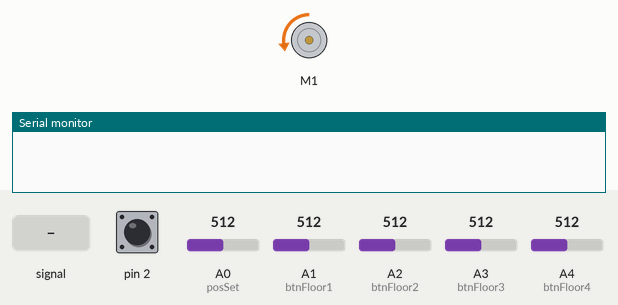
Simulated run of this sketch. Board: Arduino Uno, built with avr-gcc and run on an emulated ATmega328P. On the bench: DC motor (green arrow = forward, orange = backward, longer = faster), the last lines printed to the serial monitor. The test bench sets the inputs (shaded band); at power-on: A1 (btnFloor1) = 512, A2 (btnFloor2) = 512, pin 2 HIGH, A0 (posSet) = 512, A3 (btnFloor3) = 512, A4 (btnFloor4) = 512.

Above: at 1.3 s.
1.4 s: A0 (posSet) fed a 200 Hz sine of ±81 counts around its level
At 2.1 s:
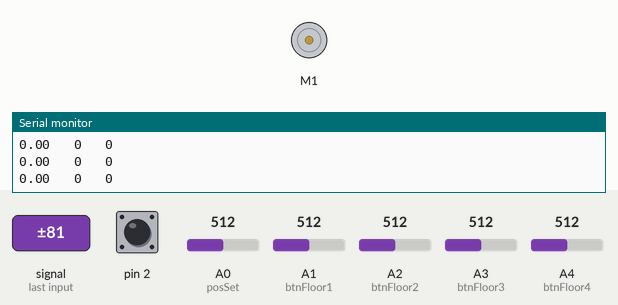
2.9 s: A1 (btnFloor1) set to 310
4.4 s: A1 (btnFloor1) set to 286
At 5.1 s:
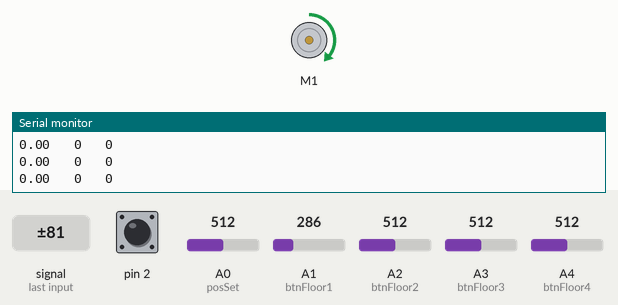
8.9 s: A2 (btnFloor2) set to 50
At 9.7 s:
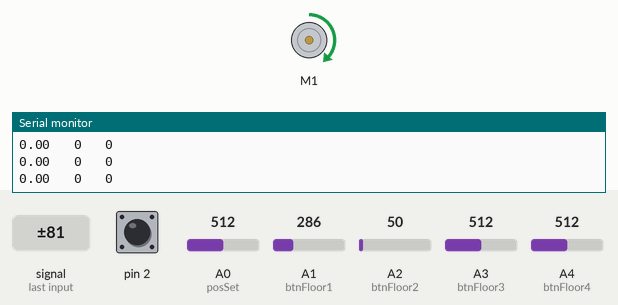
Timing chart, 0 to 11.4 s (numbered marks = the images above; inputs shaded):
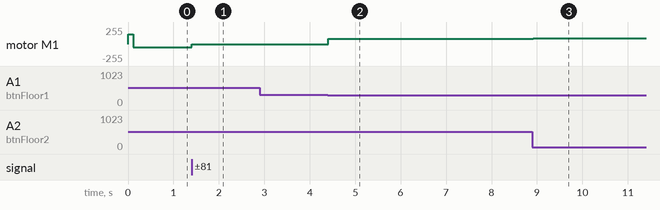

The sketch:

Elevator.ino
```cpp
/*
  Elevator Simulation with Motor Control and Encoder Feedback

  Wiring and Components:
  -----------------------
  Encoder:
    - Phase A connected to digital pin D2
    - Phase B connected to digital pin D9

  Floor Selection Buttons (active LOW; use INPUT_PULLUP):
    - Button for Floor 1 connected to analog pin A1
    - Button for Floor 2 connected to analog pin A2
    - Button for Floor 3 connected to analog pin A3
    - Button for Floor 4 connected to analog pin A4

  Set Position Button:
    - Connects to GND and analog pin A0 (used for homing the elevator)

  DC Motor:
    - Connected via motor driver (using AFMotor library)
    - The “white” wire is the external (output) connection and the “red” wire is the internal (input) side

  Notes:
  - The motor’s position is tracked by counting encoder pulses.
  - The number of pulses is converted into rotations (assumed 344 pulses per revolution).
  - The elevator’s simulated “floor” is determined by the number of rotations:
      • Less than 0.1 rotations => Position 0 (start/homing)
      • 0.1 to 0.3 rotations  => Floor 1
      • 1.1 to 1.3 rotations  => Floor 2
      • 2.1 to 2.3 rotations  => Floor 3
      • More than 3.1 rotations => Floor 4
  - When a button is pressed, the motor will move the elevator in the appropriate direction
    (FORWARD if below the target floor, BACKWARD if above) until it reaches the desired floor.
*/

#include <AFMotor.h>

AF_DCMotor dcMotor(1);    // DC motor on channel 1

long pulseCount = 0;       // Encoder pulse count
int currentPosition;       // Elevator position (floor) determined by encoder feedback
int homeFlag = 0;          // Flag used to set initial position

const int phaseA = 2;      // Encoder Phase A connected to digital pin D2
const int phaseB = 9;      // Encoder Phase B connected to digital pin D9
const int interruptPin = 0;  // Interrupt pin for encoder pulses

#define posSet A0        // Set position button on analog pin A0

// Floor selection buttons (using analog pins with INPUT_PULLUP)
#define btnFloor1 A1     // Button for Floor 1
#define btnFloor2 A2     // Button for Floor 2
#define btnFloor3 A3     // Button for Floor 3
#define btnFloor4 A4     // Button for Floor 4

// Variables to store button states (0: not pressed, 1: pressed)
int btn1State, btn2State, btn3State, btn4State;
int lastBtn1State = 0, lastBtn2State = 0, lastBtn3State = 0, lastBtn4State = 0;

// Variables to indicate a new press event for each floor button
int press1 = 0, press2 = 0, press3 = 0, press4 = 0;

// Defined target positions in terms of encoder pulse rotations (example values)
const int floor1Target = 20;
const int floor2Target = 40;
const int floor3Target = 60;
const int floor4Target = 60;  // (Note: floor 3 and 4 share the same value in this example)

void setup() {
  Serial.begin(9600);

  // Set up floor button pins and the set-position pin as inputs with pull-up resistors
  pinMode(btnFloor1, INPUT_PULLUP);
  pinMode(btnFloor2, INPUT_PULLUP);
  pinMode(btnFloor3, INPUT_PULLUP);
  pinMode(btnFloor4, INPUT_PULLUP);
  pinMode(posSet, INPUT_PULLUP);

  dcMotor.setSpeed(150);
  dcMotor.run(FORWARD);
  delay(120);
  pulseCount = 0;

  // Attach interrupt to the designated pin (interruptPin, here 0) to count encoder pulses on falling edge
  attachInterrupt(interruptPin, countPulse, FALLING);
}

// Interrupt service routine to count encoder pulses
void countPulse() {
  // If Phase B is LOW, count down; otherwise, count up.
  if (digitalRead(phaseB) == 0) {
    pulseCount--;
  } else {
    pulseCount++;
  }
}

void loop() {
  // ----- Set Initial (Home) Position -----
  if (homeFlag < 1) {
    dcMotor.setSpeed(50);
    // Move elevator until the set-position sensor (A0) reads a value <= 500
    for (homeFlag; analogRead(posSet) > 500; homeFlag++) {
      dcMotor.run(BACKWARD);
    }
    if (analogRead(posSet) < 500) {
      dcMotor.run(RELEASE);  // Stop the motor once the sensor is triggered
    }
    pulseCount = 0;  // Reset encoder count after homing
  }

  // ----- Convert Encoder Pulses to Rotations & Determine Elevator Position -----
  float rotations = (float)pulseCount / 344;
  if (rotations < 0.1) {
    currentPosition = 0;  // Home
  } else if ((rotations > 0.1) && (rotations < 0.3)) {
    currentPosition = 1;  // Floor 1
  } else if ((rotations > 1.1) && (rotations < 1.3)) {
    currentPosition = 2;  // Floor 2
  } else if ((rotations > 2.1) && (rotations < 2.3)) {
    currentPosition = 3;  // Floor 3
  } else if (rotations > 3.1) {
    currentPosition = 4;  // Floor 4
  }

  // ----- Read and Convert Floor Button States -----
  // Buttons are active LOW; using analogRead for simulation, values < 300 indicate a press.
  btn1State = (analogRead(btnFloor1) > 300) ? 0 : 1;
  btn2State = (analogRead(btnFloor2) > 300) ? 0 : 1;
  btn3State = (analogRead(btnFloor3) > 300) ? 0 : 1;
  btn4State = (analogRead(btnFloor4) > 300) ? 0 : 1;

  // ----- Stop Motor at Limits -----
  // If the elevator is at the home position or at the top floor, stop the motor.
  if (currentPosition == 0 || currentPosition == 4) {
    dcMotor.setSpeed(0);
  }

  // ----- Detect New Button Presses (Edge Detection) -----
  if (btn1State == 1 && btn1State != lastBtn1State) {
    press1 = 1;
  }
  lastBtn1State = btn1State;

  if (btn2State == 1 && btn2State != lastBtn2State) {
    press2 = 1;
  }
  lastBtn2State = btn2State;

  if (btn3State == 1 && btn3State != lastBtn3State) {
    press3 = 1;
  }
  lastBtn3State = btn3State;

  if (btn4State == 1 && btn4State != lastBtn4State) {
    press4 = 1;
  }
  lastBtn4State = btn4State;

  // ----- Move Elevator to Floor 1 -----
  if (press1 == 1) {
    if (currentPosition == 1) {
      dcMotor.setSpeed(0);
      dcMotor.run(RELEASE);
      press1 = 0;
      delay(1000);
    } else if (currentPosition < 1) {
      dcMotor.setSpeed(850);
      dcMotor.run(FORWARD);
    } else if (currentPosition > 1) {
      dcMotor.setSpeed(70);
      dcMotor.run(BACKWARD);
    }
  }

  // ----- Move Elevator to Floor 2 -----
  if (press2 == 1) {
    if (currentPosition == 2) {
      dcMotor.setSpeed(0);
      dcMotor.run(RELEASE);
      press2 = 0;
      delay(1000);
    } else if (currentPosition < 2) {
      dcMotor.setSpeed(85);
      dcMotor.run(FORWARD);
    } else if (currentPosition > 2) {
      dcMotor.setSpeed(70);
      dcMotor.run(BACKWARD);
    }
  }

  // ----- Move Elevator to Floor 3 -----
  if (press3 == 1) {
    if (currentPosition == 3) {
      dcMotor.setSpeed(0);
      dcMotor.run(RELEASE);
      press3 = 0;
      delay(1000);
    } else if (currentPosition < 3) {
      dcMotor.setSpeed(85);
      dcMotor.run(FORWARD);
    } else if (currentPosition > 3) {
      dcMotor.setSpeed(70);
      dcMotor.run(BACKWARD);
    }
  }

  // ----- Move Elevator to Floor 4 -----
  if (press4 == 1) {
    if (currentPosition == 4) {
      dcMotor.setSpeed(0);
      dcMotor.run(RELEASE);
      press4 = 0;
      delay(1000);
    } else if (currentPosition < 4) {
      dcMotor.setSpeed(85);
      dcMotor.run(FORWARD);
    }
  }

  // ----- Output Debug Information -----
  Serial.print(rotations);
  Serial.print("   ");
  Serial.print(pulseCount);
  Serial.print("   ");
  Serial.println(currentPosition);
}
```

Measured:
- the behaviour switches between 301 and 300 on A1 (btnFloor1) (found by bisection; images 1 and 2)
- after the input at 1.4 s, motor M1: backward 50/255 → stopped at once
- after the input at 4.4 s, motor M1: stopped → forward 82/255 at once
- after the input at 8.9 s, motor M1: forward 82/255 → forward 85/255 at once
